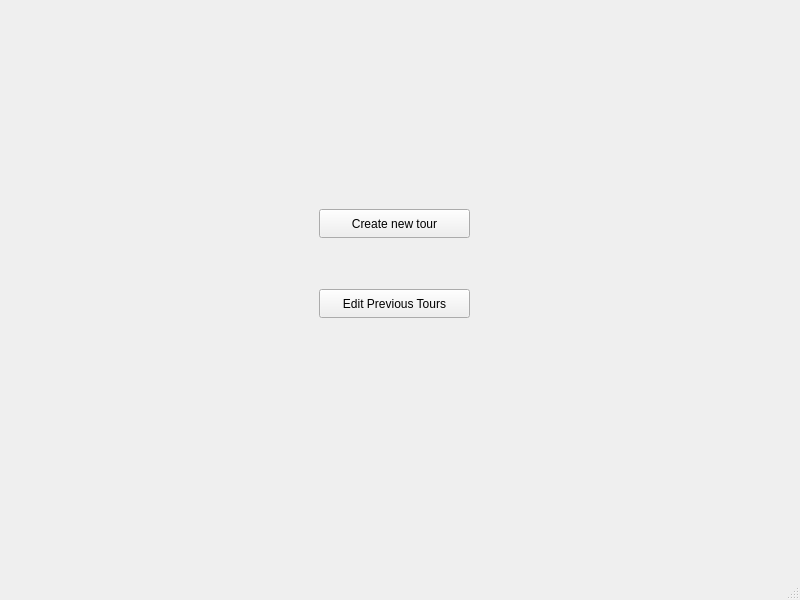
<?xml version="1.0" encoding="UTF-8"?>
<ui version="4.0">
 <class>MainWindow</class>
 <widget class="QMainWindow" name="MainWindow">
  <property name="geometry">
   <rect>
    <x>0</x>
    <y>0</y>
    <width>800</width>
    <height>600</height>
   </rect>
  </property>
  <property name="windowTitle">
   <string>MainWindow</string>
  </property>
  <widget class="QWidget" name="centralwidget">
   <widget class="QStackedWidget" name="stackedWidget">
    <property name="geometry">
     <rect>
      <x>29</x>
      <y>19</y>
      <width>741</width>
      <height>501</height>
     </rect>
    </property>
    <widget class="QWidget" name="Menu_1">
     <widget class="QPushButton" name="create_new_tour">
      <property name="geometry">
       <rect>
        <x>290</x>
        <y>190</y>
        <width>151</width>
        <height>29</height>
       </rect>
      </property>
      <property name="text">
       <string>Create new tour</string>
      </property>
     </widget>
     <widget class="QPushButton" name="see_previous_tours">
      <property name="geometry">
       <rect>
        <x>290</x>
        <y>270</y>
        <width>151</width>
        <height>29</height>
       </rect>
      </property>
      <property name="text">
       <string>Edit Previous Tours</string>
      </property>
     </widget>
    </widget>
    <widget class="QWidget" name="modify_tour"/>
    <widget class="QWidget" name="create_new_tour_2"/>
   </widget>
  </widget>
  <widget class="QMenuBar" name="menubar">
   <property name="geometry">
    <rect>
     <x>0</x>
     <y>0</y>
     <width>800</width>
     <height>25</height>
    </rect>
   </property>
  </widget>
  <widget class="QStatusBar" name="statusbar"/>
 </widget>
 <resources/>
 <connections/>
</ui>
